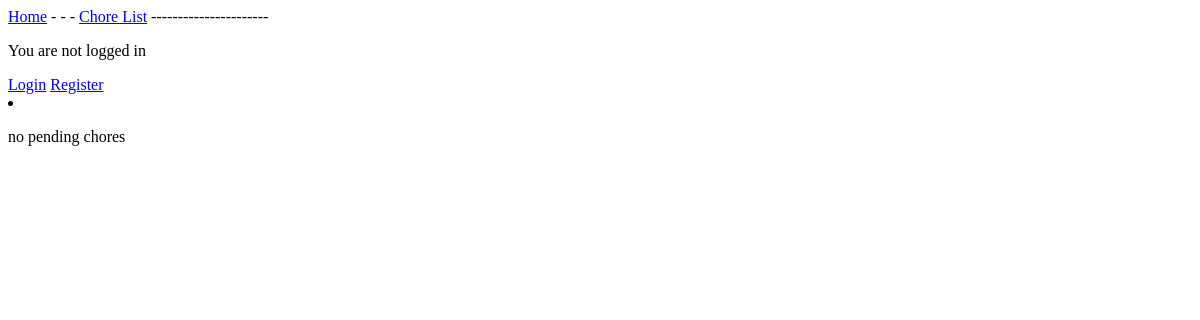
/pending_chores/, run on an earlier commit of the app's database.
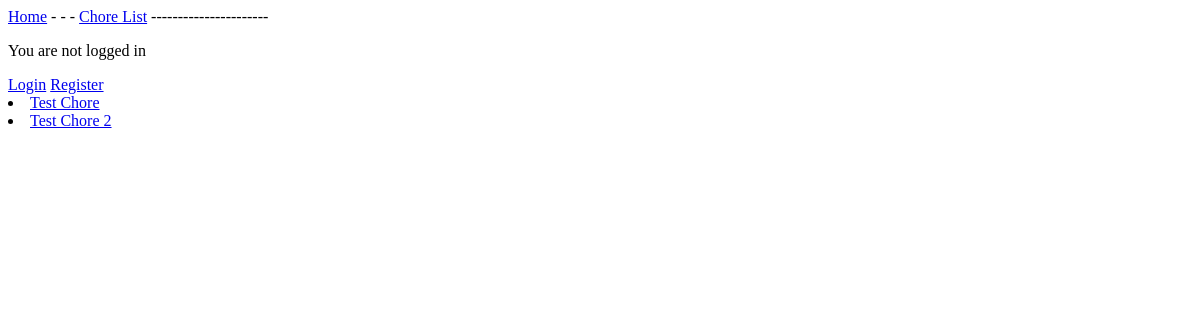
And on a later commit of the database.
### chores/models.py (models this page shows, shortened)
class Chores(models.Model):
    name = models.CharField(max_length=140)
    time_listed = models.DateTimeField(auto_now_add=True)
    expire_date = models.DateTimeField()
    pay = models.FloatField()
    image = models.ImageField(blank=True, upload_to='images/')
    completed = models.BooleanField(default=False)
    approved = models.BooleanField(default=False)
    owner = models.ForeignKey(settings.AUTH_USER_MODEL, on_delete=models.CASCADE, null=True)
    def __str__(self):
        return self.name

### chores/views.py (the view)
# urls.py: path("pending_chores/", views.pending_chores, name='pending_chores'),
def pending_chores(request):
    chores = Chores.objects.order_by('name').filter(completed=True).exclude(approved=True)
    context = {'chores' : chores}
    return render(request, 'chores/pending_chores.html', context)

### chores/templates/chores/pending_chores.html
{% extends 'chores/base.html' %}
{% block content %}
<div>
    {% for chore in chores %}
    <li>
        <a href="{% url 'chores:approve_chores' chore.id %}">{{chore}}</a>
    </li>
    {% empty %}
    <li>
        <p>no pending chores</p>
    </li>
    {% endfor %}
</div>
{% endblock %}

What changed in the data, as far as the page shows it:
now on this page (row edited): Chores: name "Test Chore"
now on this page (row edited): Chores: name "Test Chore 2"
Also different on the page:
text no longer shown: "no pending chores"
